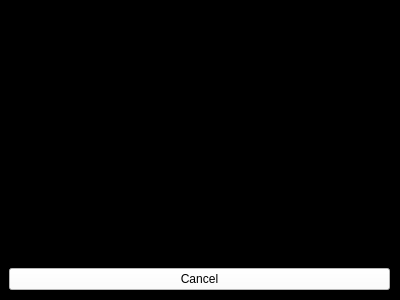
<?xml version="1.0" encoding="UTF-8"?>
<ui version="4.0">
 <class>LoadingScreen</class>
 <widget class="QWidget" name="LoadingScreen">
  <property name="geometry">
   <rect>
    <x>0</x>
    <y>0</y>
    <width>400</width>
    <height>300</height>
   </rect>
  </property>
  <property name="windowTitle">
   <string>LoadingScreen</string>
  </property>
  <property name="styleSheet">
   <string notr="true">QWidget {
background-color: black;
}</string>
  </property>
  <widget class="QWidget" name="gridLayoutWidget">
   <property name="geometry">
    <rect>
     <x>9</x>
     <y>9</y>
     <width>381</width>
     <height>281</height>
    </rect>
   </property>
   <layout class="QGridLayout" name="gridLayout">
    <item row="0" column="0">
     <widget class="QLabel" name="label">
      <property name="text">
       <string/>
      </property>
     </widget>
    </item>
    <item row="1" column="0">
     <widget class="QPushButton" name="pushButton_cancel">
      <property name="styleSheet">
       <string notr="true">QPushButton {
background-color: white;
}</string>
      </property>
      <property name="text">
       <string>Cancel</string>
      </property>
     </widget>
    </item>
   </layout>
  </widget>
 </widget>
 <resources/>
 <connections/>
</ui>
